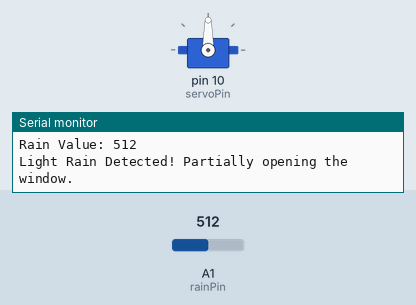
This sketch was run on a simulated Arduino Uno, built with avr-gcc and run on an emulated ATmega328P. Parts: servo, the last lines printed to the serial monitor. The inputs (shaded band) are chosen by the test bench; at power-on: A1 (rainPin) = 512.

Above: at 1.3 s.
1.4 s: A1 (rainPin) set to 689
2.9 s: A1 (rainPin) set to 713
At 3.5 s:
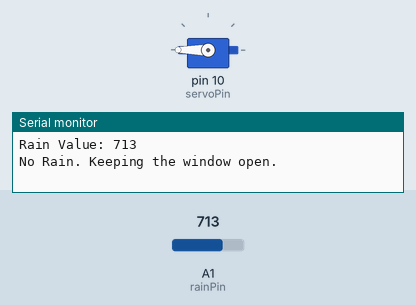
4.5 s: A1 (rainPin) set to 306
At 6.0 s:
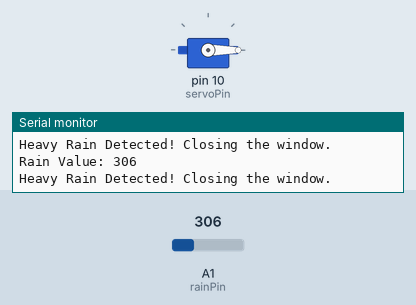
Timing chart, 0 to 7.5 s (numbered marks = the images above; inputs shaded):
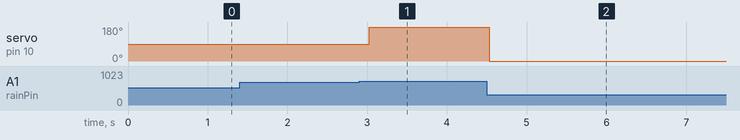

The sketch:

rain_response_system.ino
```cpp
#include <Servo.h> // use Servo library

int rainPin = A1;
int rainValue = 0;
int lightRainThs = 700; // light rain threshold
int heavyRainThs = 400; // heavy rain threshold

int servoPin = 10;
int winClosDeg = 0;
int winHalfDeg = 90;
int winOpenDeg = 180;
Servo windowServo;

void setup()
{
    // put your setup code here, to run once:
    Serial.begin(9600);
    windowServo.attach(servoPin); // attaches servo to pin 10
}

void loop()
{
    // put your main code here, to run repeatedly:
    rainValue = analogRead(rainPin);
    Serial.print("Rain Value: ");
    Serial.println(rainValue);

    if (rainValue > lightRainThs)
    {
        // No rain
        windowServo.write(winOpenDeg); // Open the window
        Serial.println("No Rain. Keeping the window open.");
    }
    else if (rainValue <= lightRainThs && rainValue > heavyRainThs)
    {
        // Light rain
        windowServo.write(winHalfDeg); // Partially open the window
        Serial.println("Light Rain Detected! Partially opening the window.");
    }
    else // rainValue <= heavyRainThs
    {
        // Heavy rain
        windowServo.write(winClosDeg); // Close the window
        Serial.println("Heavy Rain Detected! Closing the window.");
    }
    delay(500);
}
```

Measured:
- the behaviour switches between 700 and 701 on A1 (rainPin) (found by bisection; images 0 and 1)
- after the input at 2.9 s, servo on pin 10 (servoPin): 90° → 180° after 0.13 s
- after the input at 4.5 s, servo on pin 10 (servoPin): 180° → 0° at once
